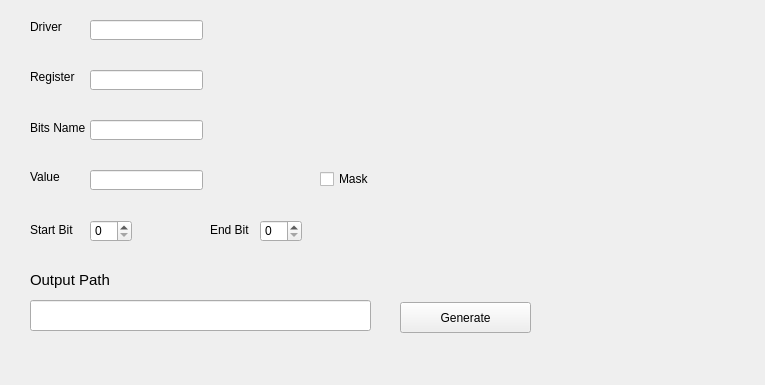
<?xml version="1.0" encoding="UTF-8"?>
<ui version="4.0">
 <class>Form</class>
 <widget class="QWidget" name="Form">
  <property name="geometry">
   <rect>
    <x>0</x>
    <y>0</y>
    <width>765</width>
    <height>385</height>
   </rect>
  </property>
  <property name="windowTitle">
   <string>Form</string>
  </property>
  <widget class="QLineEdit" name="lineEdit_OutputPath">
   <property name="geometry">
    <rect>
     <x>30</x>
     <y>300</y>
     <width>341</width>
     <height>31</height>
    </rect>
   </property>
  </widget>
  <widget class="QPushButton" name="GenerateButton">
   <property name="geometry">
    <rect>
     <x>400</x>
     <y>302</y>
     <width>131</width>
     <height>31</height>
    </rect>
   </property>
   <property name="text">
    <string>Generate</string>
   </property>
  </widget>
  <widget class="QLabel" name="label_2">
   <property name="geometry">
    <rect>
     <x>30</x>
     <y>270</y>
     <width>111</width>
     <height>20</height>
    </rect>
   </property>
   <property name="font">
    <font>
     <pointsize>11</pointsize>
    </font>
   </property>
   <property name="text">
    <string>Output Path</string>
   </property>
  </widget>
  <widget class="QSpinBox" name="Start_Bit">
   <property name="geometry">
    <rect>
     <x>90</x>
     <y>220</y>
     <width>42</width>
     <height>22</height>
    </rect>
   </property>
   <property name="maximum">
    <number>32</number>
   </property>
  </widget>
  <widget class="QLabel" name="label_3">
   <property name="geometry">
    <rect>
     <x>30</x>
     <y>220</y>
     <width>51</width>
     <height>20</height>
    </rect>
   </property>
   <property name="text">
    <string>Start Bit</string>
   </property>
  </widget>
  <widget class="QLineEdit" name="Register_Name">
   <property name="geometry">
    <rect>
     <x>90</x>
     <y>70</y>
     <width>113</width>
     <height>20</height>
    </rect>
   </property>
  </widget>
  <widget class="QLabel" name="label">
   <property name="geometry">
    <rect>
     <x>30</x>
     <y>70</y>
     <width>47</width>
     <height>14</height>
    </rect>
   </property>
   <property name="text">
    <string>Register</string>
   </property>
  </widget>
  <widget class="QLineEdit" name="Bits_Name">
   <property name="geometry">
    <rect>
     <x>90</x>
     <y>120</y>
     <width>113</width>
     <height>20</height>
    </rect>
   </property>
  </widget>
  <widget class="QLabel" name="label_4">
   <property name="geometry">
    <rect>
     <x>30</x>
     <y>120</y>
     <width>61</width>
     <height>16</height>
    </rect>
   </property>
   <property name="text">
    <string>Bits Name</string>
   </property>
  </widget>
  <widget class="QLabel" name="label_5">
   <property name="geometry">
    <rect>
     <x>210</x>
     <y>220</y>
     <width>51</width>
     <height>20</height>
    </rect>
   </property>
   <property name="text">
    <string>End Bit</string>
   </property>
  </widget>
  <widget class="QSpinBox" name="End_Bit">
   <property name="geometry">
    <rect>
     <x>260</x>
     <y>220</y>
     <width>42</width>
     <height>22</height>
    </rect>
   </property>
   <property name="maximum">
    <number>32</number>
   </property>
  </widget>
  <widget class="QLabel" name="label_6">
   <property name="geometry">
    <rect>
     <x>30</x>
     <y>170</y>
     <width>47</width>
     <height>14</height>
    </rect>
   </property>
   <property name="text">
    <string>Value</string>
   </property>
  </widget>
  <widget class="QLineEdit" name="Bits_Value">
   <property name="geometry">
    <rect>
     <x>90</x>
     <y>170</y>
     <width>113</width>
     <height>20</height>
    </rect>
   </property>
  </widget>
  <widget class="QLabel" name="label_7">
   <property name="geometry">
    <rect>
     <x>30</x>
     <y>20</y>
     <width>47</width>
     <height>14</height>
    </rect>
   </property>
   <property name="text">
    <string>Driver</string>
   </property>
  </widget>
  <widget class="QLineEdit" name="lineEdit">
   <property name="geometry">
    <rect>
     <x>90</x>
     <y>20</y>
     <width>113</width>
     <height>20</height>
    </rect>
   </property>
  </widget>
  <widget class="QCheckBox" name="checkBox">
   <property name="geometry">
    <rect>
     <x>320</x>
     <y>170</y>
     <width>141</width>
     <height>18</height>
    </rect>
   </property>
   <property name="text">
    <string>Mask</string>
   </property>
  </widget>
 </widget>
 <resources/>
 <connections/>
</ui>
